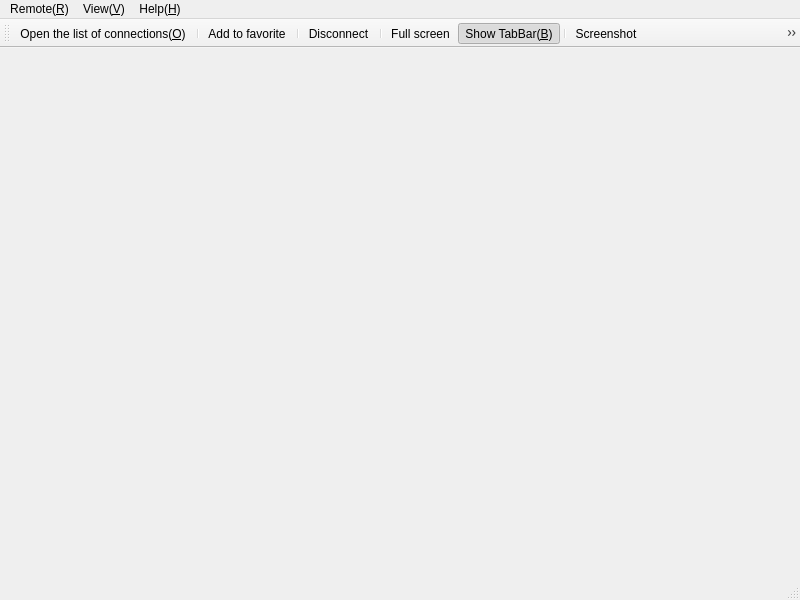
<?xml version="1.0" encoding="UTF-8"?>
<ui version="4.0">
 <class>MainWindow</class>
 <widget class="QMainWindow" name="MainWindow">
  <property name="geometry">
   <rect>
    <x>0</x>
    <y>0</y>
    <width>800</width>
    <height>600</height>
   </rect>
  </property>
  <property name="windowTitle">
   <string>Rabbit Remote Control</string>
  </property>
  <property name="windowIcon">
   <iconset theme="app">
    <normaloff>.</normaloff>.</iconset>
  </property>
  <widget class="QWidget" name="centralwidget"/>
  <widget class="QMenuBar" name="menubar">
   <property name="geometry">
    <rect>
     <x>0</x>
     <y>0</y>
     <width>800</width>
     <height>27</height>
    </rect>
   </property>
   <widget class="QMenu" name="menuHelp_H">
    <property name="title">
     <string>Help(&amp;H)</string>
    </property>
    <addaction name="actionAbout_A"/>
    <addaction name="actionUpdate_U"/>
   </widget>
   <widget class="QMenu" name="menuView">
    <property name="title">
     <string>View(&amp;V)</string>
    </property>
    <widget class="QMenu" name="menuZoom">
     <property name="title">
      <string>Zoom</string>
     </property>
     <property name="icon">
      <iconset theme="zoom">
       <normaloff>.</normaloff>.</iconset>
     </property>
     <addaction name="actionZoom_window_to_remote_desktop"/>
     <addaction name="actionZoomToWindow_Z"/>
     <addaction name="actionKeep_aspect_ration_to_windows_K"/>
     <addaction name="actionOriginal_O"/>
     <addaction name="actionZoom_In"/>
     <addaction name="actionZoom_Out"/>
    </widget>
    <addaction name="actionFull_screen_F"/>
    <addaction name="menuZoom"/>
    <addaction name="separator"/>
    <addaction name="actionShow_TabBar_B"/>
    <addaction name="separator"/>
    <addaction name="actionScreenshot"/>
    <addaction name="actionSend_ctl_alt_del"/>
    <addaction name="separator"/>
    <addaction name="actionStyle_S"/>
    <addaction name="separator"/>
    <addaction name="actionToolBar_T"/>
    <addaction name="separator"/>
   </widget>
   <widget class="QMenu" name="menuRemote">
    <property name="title">
     <string>Remote(&amp;R)</string>
    </property>
    <widget class="QMenu" name="menuConnect_C">
     <property name="title">
      <string>Connect(&amp;C)</string>
     </property>
     <property name="icon">
      <iconset theme="network-wired">
       <normaloff>.</normaloff>.</iconset>
     </property>
    </widget>
    <addaction name="menuConnect_C"/>
    <addaction name="actionDisconnect_D"/>
    <addaction name="actionOpenListConnections"/>
    <addaction name="actionOpenRRCFile"/>
    <addaction name="actionClone"/>
    <addaction name="separator"/>
    <addaction name="actionAdd_to_favorite"/>
    <addaction name="separator"/>
    <addaction name="actionCurrent_connect_parameters"/>
    <addaction name="actionSettings"/>
    <addaction name="separator"/>
    <addaction name="actionExit_E"/>
   </widget>
   <addaction name="menuRemote"/>
   <addaction name="menuView"/>
   <addaction name="menuHelp_H"/>
  </widget>
  <widget class="QStatusBar" name="statusbar"/>
  <widget class="QToolBar" name="toolBar">
   <property name="windowTitle">
    <string>toolBar</string>
   </property>
   <attribute name="toolBarArea">
    <enum>TopToolBarArea</enum>
   </attribute>
   <attribute name="toolBarBreak">
    <bool>false</bool>
   </attribute>
   <addaction name="actionOpenListConnections"/>
   <addaction name="separator"/>
   <addaction name="actionAdd_to_favorite"/>
   <addaction name="separator"/>
   <addaction name="actionDisconnect_D"/>
   <addaction name="separator"/>
   <addaction name="actionFull_screen_F"/>
   <addaction name="actionShow_TabBar_B"/>
   <addaction name="separator"/>
   <addaction name="actionScreenshot"/>
   <addaction name="actionCurrent_connect_parameters"/>
   <addaction name="actionSettings"/>
   <addaction name="separator"/>
   <addaction name="actionExit_E"/>
  </widget>
  <action name="actionAbout_A">
   <property name="icon">
    <iconset theme="help-about">
     <normaloff>.</normaloff>.</iconset>
   </property>
   <property name="text">
    <string>About(&amp;A)</string>
   </property>
   <property name="iconText">
    <string>About</string>
   </property>
   <property name="toolTip">
    <string>About</string>
   </property>
   <property name="statusTip">
    <string>About</string>
   </property>
   <property name="whatsThis">
    <string>About</string>
   </property>
  </action>
  <action name="actionUpdate_U">
   <property name="icon">
    <iconset theme="system-software-update">
     <normaloff>.</normaloff>.</iconset>
   </property>
   <property name="text">
    <string>Update(&amp;U)</string>
   </property>
   <property name="iconText">
    <string>Update</string>
   </property>
   <property name="toolTip">
    <string>Update</string>
   </property>
   <property name="statusTip">
    <string>Update</string>
   </property>
   <property name="whatsThis">
    <string>Update</string>
   </property>
  </action>
  <action name="actionToolBar_T">
   <property name="checkable">
    <bool>true</bool>
   </property>
   <property name="checked">
    <bool>true</bool>
   </property>
   <property name="text">
    <string>ToolBar(&amp;T)</string>
   </property>
   <property name="iconText">
    <string>ToolBar</string>
   </property>
   <property name="toolTip">
    <string>ToolBar</string>
   </property>
   <property name="statusTip">
    <string>ToolBar</string>
   </property>
   <property name="whatsThis">
    <string>ToolBar</string>
   </property>
  </action>
  <action name="actionFull_screen_F">
   <property name="icon">
    <iconset theme="view-fullscreen">
     <normaloff>.</normaloff>.</iconset>
   </property>
   <property name="text">
    <string>Full screen(&amp;F)</string>
   </property>
   <property name="iconText">
    <string>Full screen</string>
   </property>
   <property name="toolTip">
    <string>Full screen</string>
   </property>
   <property name="statusTip">
    <string>Full screen</string>
   </property>
   <property name="whatsThis">
    <string>Full screen</string>
   </property>
  </action>
  <action name="actionOriginal_O">
   <property name="checkable">
    <bool>true</bool>
   </property>
   <property name="checked">
    <bool>true</bool>
   </property>
   <property name="icon">
    <iconset theme="zoom-original">
     <normaloff>.</normaloff>.</iconset>
   </property>
   <property name="text">
    <string>Original size(&amp;O)</string>
   </property>
   <property name="iconText">
    <string>Original size</string>
   </property>
   <property name="toolTip">
    <string>Original size</string>
   </property>
   <property name="statusTip">
    <string>Original size</string>
   </property>
   <property name="whatsThis">
    <string>Original size</string>
   </property>
  </action>
  <action name="actionZoomToWindow_Z">
   <property name="checkable">
    <bool>true</bool>
   </property>
   <property name="icon">
    <iconset theme="zoom-fit-best">
     <normaloff>.</normaloff>.</iconset>
   </property>
   <property name="text">
    <string>Zoom to window(&amp;Z)</string>
   </property>
   <property name="iconText">
    <string>Zoom to window</string>
   </property>
   <property name="toolTip">
    <string>Zoom to window</string>
   </property>
   <property name="statusTip">
    <string>Zoom to window</string>
   </property>
   <property name="whatsThis">
    <string>Zoom to window</string>
   </property>
  </action>
  <action name="actionKeep_aspect_ration_to_windows_K">
   <property name="checkable">
    <bool>true</bool>
   </property>
   <property name="icon">
    <iconset theme="zoom-aspect-ratio">
     <normaloff>.</normaloff>.</iconset>
   </property>
   <property name="text">
    <string>Keep aspect ration zoom to window(&amp;K)</string>
   </property>
   <property name="iconText">
    <string>Keep aspect ration zoom to window</string>
   </property>
   <property name="toolTip">
    <string>Keep aspect ration zoom to window</string>
   </property>
   <property name="statusTip">
    <string>Keep aspect ration zoom to window</string>
   </property>
   <property name="whatsThis">
    <string>Keep aspect ration zoom to window</string>
   </property>
  </action>
  <action name="actionExit_E">
   <property name="checkable">
    <bool>false</bool>
   </property>
   <property name="icon">
    <iconset theme="window-close">
     <normaloff>.</normaloff>.</iconset>
   </property>
   <property name="text">
    <string>Exit(&amp;E)</string>
   </property>
   <property name="iconText">
    <string>Exit</string>
   </property>
   <property name="toolTip">
    <string>Exit</string>
   </property>
   <property name="statusTip">
    <string>Exit</string>
   </property>
   <property name="whatsThis">
    <string>Exit</string>
   </property>
  </action>
  <action name="actionDisconnect_D">
   <property name="icon">
    <iconset theme="network-wireless">
     <normaloff>.</normaloff>.</iconset>
   </property>
   <property name="text">
    <string>Disconnect(&amp;D)</string>
   </property>
   <property name="iconText">
    <string>Disconnect</string>
   </property>
   <property name="toolTip">
    <string>Disconnect</string>
   </property>
   <property name="statusTip">
    <string>Disconnect</string>
   </property>
   <property name="whatsThis">
    <string>Disconnect</string>
   </property>
  </action>
  <action name="actionOpenRRCFile">
   <property name="icon">
    <iconset theme="document-open">
     <normaloff>.</normaloff>.</iconset>
   </property>
   <property name="text">
    <string>Open(&amp;O) rabbit remote control file</string>
   </property>
   <property name="iconText">
    <string>Open</string>
   </property>
   <property name="toolTip">
    <string>Open rabbit remote control file</string>
   </property>
   <property name="statusTip">
    <string>Open rabbit remote control file</string>
   </property>
   <property name="whatsThis">
    <string>Open rabbit remote control file</string>
   </property>
  </action>
  <action name="actionSend_ctl_alt_del">
   <property name="text">
    <string>Send Ctl+Alt+Del</string>
   </property>
  </action>
  <action name="actionShow_TabBar_B">
   <property name="checkable">
    <bool>true</bool>
   </property>
   <property name="checked">
    <bool>true</bool>
   </property>
   <property name="icon">
    <iconset theme="tabbar">
     <normaloff>.</normaloff>.</iconset>
   </property>
   <property name="text">
    <string>Show TabBar(&amp;B)</string>
   </property>
   <property name="iconText">
    <string>Show TabBar(&amp;B)</string>
   </property>
   <property name="toolTip">
    <string>Show TabBar</string>
   </property>
   <property name="statusTip">
    <string>Show TabBar</string>
   </property>
   <property name="whatsThis">
    <string>Show TabBar</string>
   </property>
  </action>
  <action name="actionZoom_In">
   <property name="checkable">
    <bool>true</bool>
   </property>
   <property name="icon">
    <iconset theme="zoom-in">
     <normaloff>.</normaloff>.</iconset>
   </property>
   <property name="text">
    <string>Zoom In</string>
   </property>
   <property name="statusTip">
    <string>Zoom In</string>
   </property>
   <property name="whatsThis">
    <string>Zoom In</string>
   </property>
  </action>
  <action name="actionZoom_Out">
   <property name="checkable">
    <bool>true</bool>
   </property>
   <property name="icon">
    <iconset theme="zoom-out">
     <normaloff>.</normaloff>.</iconset>
   </property>
   <property name="text">
    <string>Zoom Out</string>
   </property>
   <property name="statusTip">
    <string>Zoom Out</string>
   </property>
   <property name="whatsThis">
    <string>Zoom Out</string>
   </property>
  </action>
  <action name="actionZoom_window_to_remote_desktop">
   <property name="icon">
    <iconset theme="folder-remote">
     <normaloff>.</normaloff>.</iconset>
   </property>
   <property name="text">
    <string>Zoom window to remote desktop</string>
   </property>
   <property name="statusTip">
    <string>Zoom window to remote desktop</string>
   </property>
   <property name="whatsThis">
    <string>Zoom window to remote desktop</string>
   </property>
  </action>
  <action name="actionScreenshot">
   <property name="icon">
    <iconset theme="camera-photo">
     <normaloff>.</normaloff>.</iconset>
   </property>
   <property name="text">
    <string>Screenshot</string>
   </property>
   <property name="toolTip">
    <string>Screenshot</string>
   </property>
   <property name="statusTip">
    <string>Screenshot</string>
   </property>
   <property name="whatsThis">
    <string>Screenshot</string>
   </property>
  </action>
  <action name="actionSettings">
   <property name="icon">
    <iconset theme="emblem-system">
     <normaloff>.</normaloff>.</iconset>
   </property>
   <property name="text">
    <string>Settings</string>
   </property>
   <property name="statusTip">
    <string>Settings</string>
   </property>
   <property name="whatsThis">
    <string>Settings</string>
   </property>
  </action>
  <action name="actionCurrent_connect_parameters">
   <property name="icon">
    <iconset theme="system-settings">
     <normaloff>.</normaloff>.</iconset>
   </property>
   <property name="text">
    <string>Current connect parameters</string>
   </property>
   <property name="toolTip">
    <string>Current connect parameters</string>
   </property>
   <property name="statusTip">
    <string>Current connect parameters</string>
   </property>
   <property name="whatsThis">
    <string>Current connect parameters</string>
   </property>
  </action>
  <action name="actionClone">
   <property name="icon">
    <iconset theme="edit-copy">
     <normaloff>.</normaloff>.</iconset>
   </property>
   <property name="text">
    <string>Clone current connect</string>
   </property>
   <property name="statusTip">
    <string>Clone current connect</string>
   </property>
   <property name="whatsThis">
    <string>Clone current connect</string>
   </property>
  </action>
  <action name="actionAdd_to_favorite">
   <property name="icon">
    <iconset theme="emblem-favorite">
     <normaloff>.</normaloff>.</iconset>
   </property>
   <property name="text">
    <string>Add to favorite</string>
   </property>
   <property name="toolTip">
    <string>Add to favorite</string>
   </property>
   <property name="statusTip">
    <string>Add to favorite</string>
   </property>
   <property name="whatsThis">
    <string>Add to favorite</string>
   </property>
  </action>
  <action name="actionStyle_S">
   <property name="icon">
    <iconset theme="style">
     <normaloff>.</normaloff>.</iconset>
   </property>
   <property name="text">
    <string>Style(&amp;S)</string>
   </property>
  </action>
  <action name="actionOpenListConnections">
   <property name="icon">
    <iconset theme="folder-open">
     <normaloff>.</normaloff>.</iconset>
   </property>
   <property name="text">
    <string>Open the list of connections(&amp;O)</string>
   </property>
   <property name="iconText">
    <string>Open the list of connections(&amp;O)</string>
   </property>
   <property name="toolTip">
    <string>Open the list of connections(&amp;O)</string>
   </property>
   <property name="statusTip">
    <string>Open the list of connections(&amp;O)</string>
   </property>
   <property name="whatsThis">
    <string>Open the list of connections(&amp;O)</string>
   </property>
  </action>
 </widget>
 <resources/>
 <connections/>
</ui>
